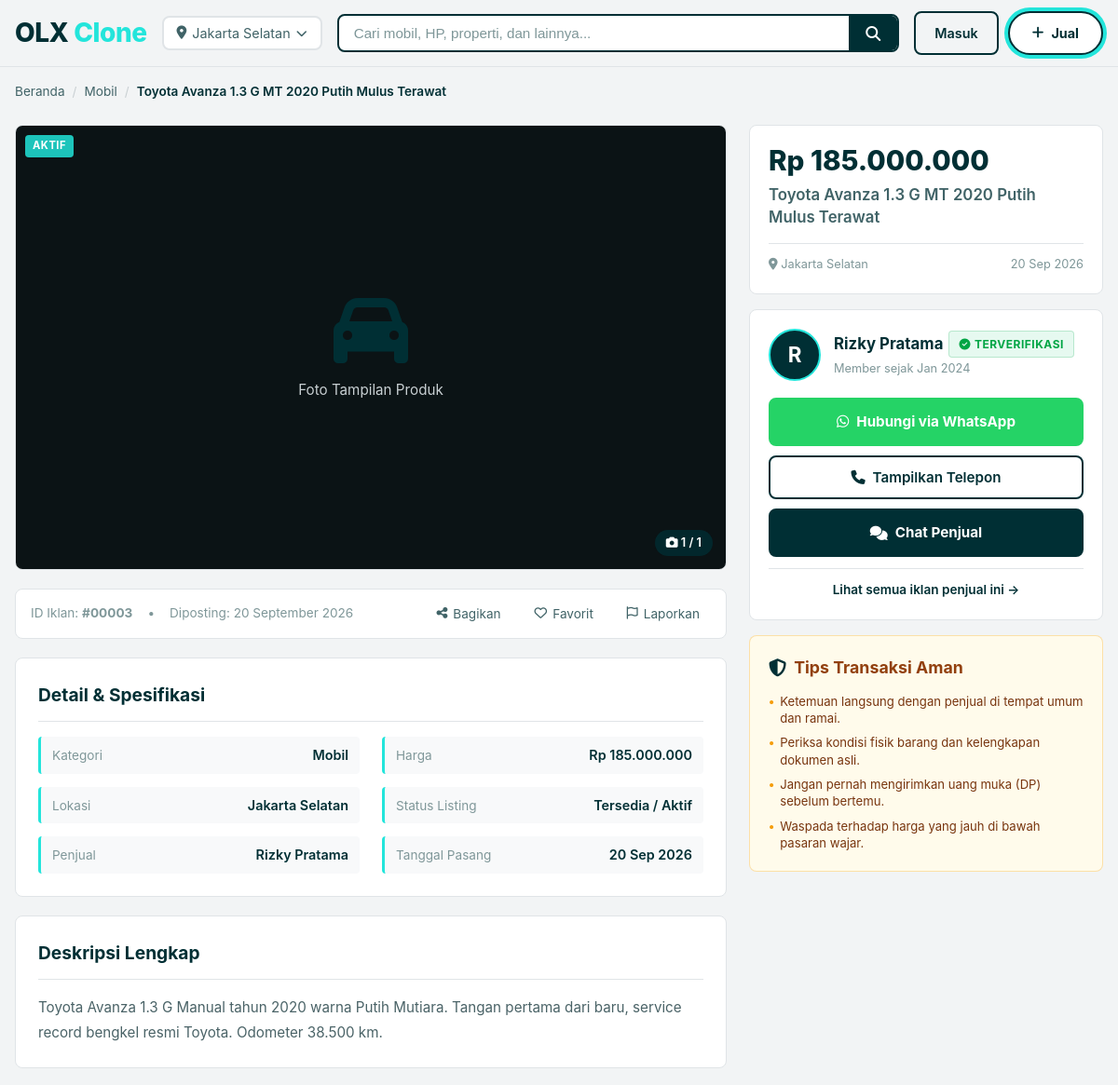
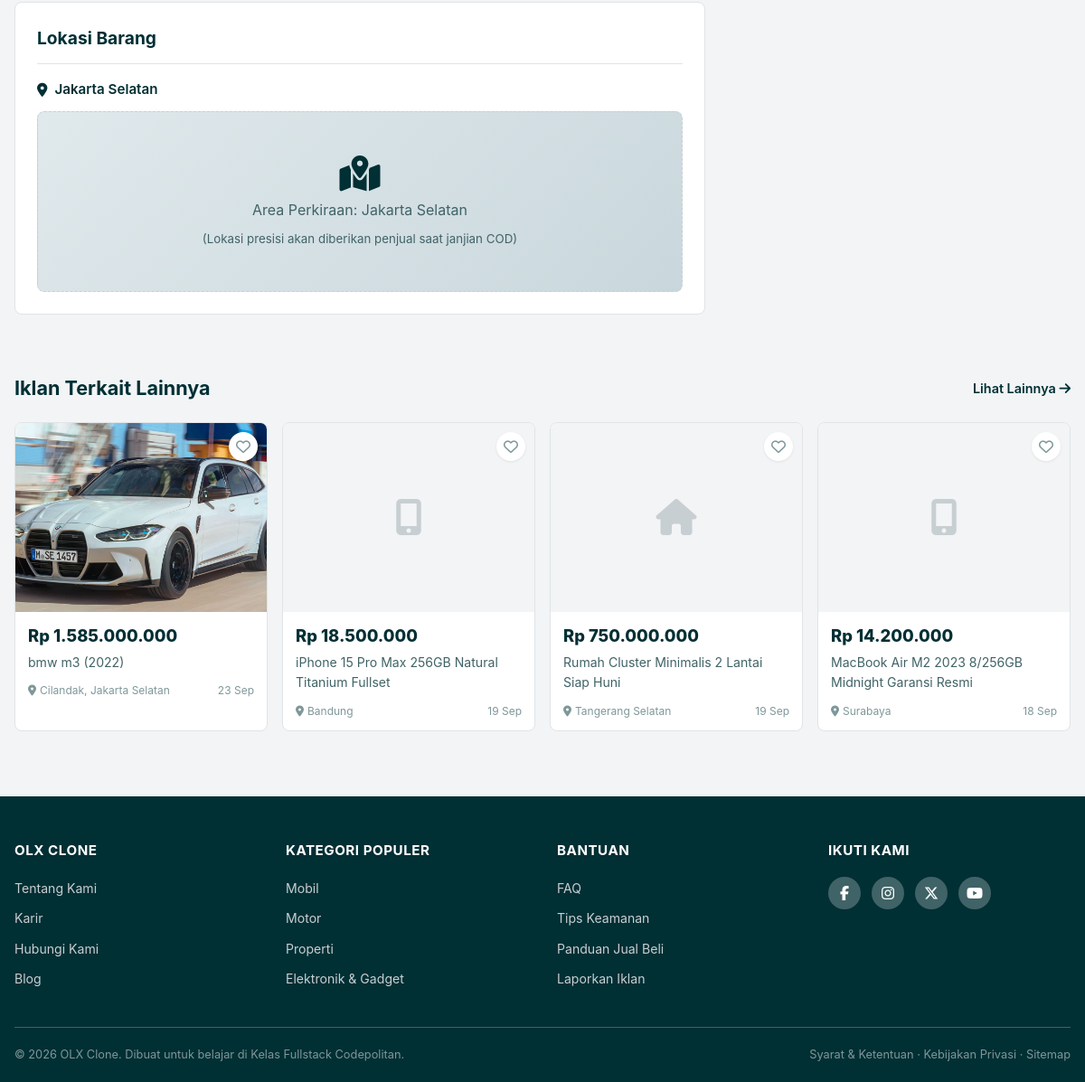
Screenshot of /detail.php?id=3 with the database file from the repository (2 pictures, top to bottom).
### tables this page shows
CREATE TABLE `ads` (
    `id` int NOT NULL,
    `user_id` int NOT NULL,
    `category_id` int NOT NULL,
    `title` varchar(50) NOT NULL,
    `description` text,
    `price` decimal(15, 2) NOT NULL,
    `location` varchar(100) DEFAULT NULL,
    `created_at` datetime DEFAULT CURRENT_TIMESTAMP
);

CREATE TABLE `categories` (
    `id` int NOT NULL,
    `name` varchar(50) NOT NULL,
    `icon` varchar(100) DEFAULT NULL
);

CREATE TABLE `users` (
    `id` int NOT NULL,
    `name` varchar(100) NOT NULL,
    `email` varchar(100) NOT NULL,
    `whatsapp` varchar(20) DEFAULT NULL,
    `password` varchar(255) NOT NULL,
    `created_at` datetime DEFAULT CURRENT_TIMESTAMP
);

### detail.php (the view, shortened to what the rows shown need)
<?php
    require_once __DIR__ . '/koneksi.php';
    $stmtCat    = $pdo->query("SELECT id, name, icon FROM categories ORDER BY id ASC");
    $categories = $stmtCat->fetchAll();
    $adId = isset($_GET['id']) && is_numeric($_GET['id']) ? (int) $_GET['id'] : 0;
    $ad   = null;
    if ($adId > 0) {
    $stmtAd = $pdo->prepare("
        SELECT a.*, c.name AS category_name, c.icon AS category_icon,
               u.id AS seller_user_id, u.name AS seller_name, u.email AS seller_email,
               u.whatsapp AS seller_whatsapp, u.created_at AS seller_joined
        FROM ads a
        LEFT JOIN categories c ON a.category_id = c.id
        LEFT JOIN users u ON a.user_id = u.id
        WHERE a.id = ?
        LIMIT 1
    ");
    $stmtAd->execute([$adId]);
    $ad = $stmtAd->fetch();
    }
    $stmtRelated = $pdo->prepare("
    SELECT a.*, c.name AS category_name, c.icon AS category_icon,
           (SELECT image_path FROM ad_images WHERE ad_id = a.id ORDER BY id ASC LIMIT 1) AS image_path
    FROM ads a
    LEFT JOIN categories c ON a.category_id = c.id
    WHERE a.id != ?
    ORDER BY (a.category_id = ?) DESC, a.created_at DESC
    LIMIT 4
");
    $stmtRelated->execute([$ad['id'] ?? 0, $ad['category_id'] ?? 0]);
    $relatedAds = $stmtRelated->fetchAll();
    $priceFormatted = "Rp " . number_format($ad['price'] ?? 0, 0, ',', '.');
?>
<!DOCTYPE html>
<html lang="id">
<head>
  <link rel="stylesheet" href="https://cdnjs.cloudflare.com/ajax/libs/font-awesome/6.5.1/css/all.min.css">
  <link rel="stylesheet" href="assets/css/style.css">
</head>
<body>
  <header class="site-header" role="banner">
    <div class="container">
      <div class="header-top">
        <div class="location-dropdown-wrapper">
          <button class="location-selector" aria-label="Pilih lokasi" type="button" aria-haspopup="true" aria-expanded="false">
            <i class="fa-solid fa-location-dot"></i>
            <span><?php echo htmlspecialchars($ad['location'] ?? 'Indonesia', ENT_QUOTES, 'UTF-8'); ?></span>
            <i class="fa-solid fa-chevron-down" style="font-size: 0.75rem;"></i>
          </button>
        </div>
      </div>
    </div>
  </header>
  <div class="container">
    <nav class="breadcrumb-nav" aria-label="Breadcrumb">
      <ol class="breadcrumb">
        <li><a href="index.php">Beranda</a></li>
        <li><a href="index.php?c=<?php echo (int) ($ad['category_id'] ?? 1); ?>"><?php echo htmlspecialchars($ad['category_name'] ?? 'Kategori', ENT_QUOTES, 'UTF-8'); ?></a></li>
        <li aria-current="page"><?php echo htmlspecialchars($ad['title'] ?? 'Detail Iklan', ENT_QUOTES, 'UTF-8'); ?></li>
      </ol>
    </nav>
  </div>
  <main id="main-content" class="container" role="main">
    <div class="detail-layout">
      <article class="detail-content">
        <div class="detail-toolbar">
          <div class="detail-toolbar-left">
            <span>ID Iklan: <strong>#<?php echo str_pad((string) ($ad['id'] ?? 0), 5, '0', STR_PAD_LEFT); ?></strong></span>
            <span>&bull;</span>
            <time datetime="<?php echo substr($ad['created_at'] ?? '2026-09-20', 0, 10); ?>">Diposting: <?php echo date('d F Y', strtotime($ad['created_at'] ?? 'now')); ?></time>
          </div>
        </div>
        <section class="detail-box" aria-labelledby="heading-specs">
          <h2 id="heading-specs" class="detail-box-title">Detail & Spesifikasi</h2>
          <dl class="specs-grid">
            <div class="spec-item">
              <dd><a href="index.php?c=<?php echo (int) ($ad['category_id'] ?? 1); ?>"><?php echo htmlspecialchars($ad['category_name'] ?? 'Umum', ENT_QUOTES, 'UTF-8'); ?></a></dd>
            </div>
            <div class="spec-item">
              <dt>Harga</dt>
              <dd><?php echo $priceFormatted; ?></dd>
            </div>
            <div class="spec-item">
              <dt>Lokasi</dt>
              <dd><?php echo htmlspecialchars($ad['location'] ?? 'Indonesia', ENT_QUOTES, 'UTF-8'); ?></dd>
            </div>
            <div class="spec-item">
              <dt>Penjual</dt>
              <dd><?php echo htmlspecialchars($ad['seller_name'] ?? 'Penjual Terpercaya', ENT_QUOTES, 'UTF-8'); ?></dd>
            </div>
            <div class="spec-item">
              <dt>Tanggal Pasang</dt>
              <dd><?php echo date('d M Y', strtotime($ad['created_at'] ?? 'now')); ?></dd>
            </div>
          </dl>
        </section>
        <section class="detail-box" aria-labelledby="heading-desc">
          <h2 id="heading-desc" class="detail-box-title">Deskripsi Lengkap</h2>
          <div class="description-body">
            <?php echo nl2br(htmlspecialchars($ad['description'] ?? '', ENT_QUOTES, 'UTF-8')); ?>
          </div>
        </section>
        <section class="detail-box" aria-labelledby="heading-loc">
          <h2 id="heading-loc" class="detail-box-title">Lokasi Barang</h2>
          <div class="location-box">
            <p class="location-info">
              <i class="fa-solid fa-location-dot"></i> <span><?php echo htmlspecialchars($ad['location'] ?? 'Indonesia', ENT_QUOTES, 'UTF-8'); ?></span>
            </p>
            <div class="map-placeholder" aria-label="Peta lokasi perkiraan">
              <i class="fa-solid fa-map-location-dot" style="font-size: 2.5rem; color: var(--primary);"></i>
              <p>Area Perkiraan: <?php echo htmlspecialchars($ad['location'] ?? 'Indonesia', ENT_QUOTES, 'UTF-8'); ?></p>
              <small>(Lokasi presisi akan diberikan penjual saat janjian COD)</small>
            </div>
          </div>
        </section>
      </article>
      <aside class="detail-sidebar" aria-label="Ringkasan Iklan dan Kontak Penjual">
        <div class="sidebar-card sidebar-price-card">
          <p class="price-amount"><?php echo $priceFormatted; ?></p>
          <h1 class="ad-title"><?php echo htmlspecialchars($ad['title'] ?? 'Iklan', ENT_QUOTES, 'UTF-8'); ?></h1>
          <div class="ad-meta-info">
            <span><i class="fa-solid fa-location-dot"></i> <?php echo htmlspecialchars($ad['location'] ?? 'Indonesia', ENT_QUOTES, 'UTF-8'); ?></span>
            <time datetime="<?php echo substr($ad['created_at'] ?? '2026-09-20', 0, 10); ?>"><?php echo date('d M Y', strtotime($ad['created_at'] ?? 'now')); ?></time>
          </div>
        </div>
        <div class="sidebar-card seller-card">
          <div class="seller-profile">
            <div class="seller-avatar" aria-hidden="true">
              <?php echo strtoupper(substr($ad['seller_name'] ?? 'P', 0, 1)); ?>
            </div>
            <div class="seller-info">
              <h3 class="seller-name">
                <?php echo htmlspecialchars($ad['seller_name'] ?? 'Penjual Terpercaya', ENT_QUOTES, 'UTF-8'); ?>
                <span class="badge badge-verified" title="Identitas terverifikasi">
                </span>
              </h3>
              <p class="seller-member-since">Member sejak <?php echo ! empty($ad['seller_joined']) ? date('M Y', strtotime($ad['seller_joined'])) : '2024'; ?></p>
            </div>
          </div>
        </div>
      </aside>
    </div>
    <?php if (! empty($relatedAds)): ?>
      <section class="section" aria-labelledby="heading-related">
        <div class="section-header">
          <h2 id="heading-related">Iklan Terkait Lainnya</h2>
        </div>
        <div class="ad-grid">
          <?php foreach ($relatedAds as $relAd): ?>
            <article class="ad-card">
              <a href="detail.php?id=<?php echo (int) $relAd['id']; ?>" aria-label="<?php echo htmlspecialchars($relAd['title'], ENT_QUOTES, 'UTF-8'); ?> - Rp <?php echo number_format($relAd['price'], 0, ',', '.'); ?>">
                <div class="ad-card-image">
                  <?php if (! empty($relAd['image_path']) && file_exists(__DIR__ . '/' . $relAd['image_path'])): ?>
                    <img src="<?php echo htmlspecialchars($relAd['image_path'], ENT_QUOTES, 'UTF-8'); ?>" alt="<?php echo htmlspecialchars($relAd['title'], ENT_QUOTES, 'UTF-8'); ?>" loading="lazy">
                  <?php else: ?>
                    <div class="img-placeholder" aria-hidden="true">
                      <i class="<?php echo ! empty($relAd['category_icon']) ? htmlspecialchars($relAd['category_icon'], ENT_QUOTES, 'UTF-8') : 'fa-solid fa-box-open'; ?>"></i>
                    </div>
                  <?php endif; ?>
                  <button class="ad-card-wishlist" aria-label="Simpan ke wishlist" type="button">
                    <i class="fa-regular fa-heart"></i>
                  </button>
                </div>
                <div class="ad-card-body">
                  <p class="ad-card-price">Rp <?php echo number_format($relAd['price'], 0, ',', '.'); ?></p>
                  <h3 class="ad-card-title"><?php echo htmlspecialchars($relAd['title'], ENT_QUOTES, 'UTF-8'); ?></h3>
                  <div class="ad-card-meta">
                    <span class="ad-card-location"><i class="fa-solid fa-location-dot"></i> <?php echo htmlspecialchars($relAd['location'], ENT_QUOTES, 'UTF-8'); ?></span>
                    <time datetime="<?php echo substr($relAd['created_at'], 0, 10); ?>"><?php echo date('d M', strtotime($relAd['created_at'])); ?></time>
                  </div>
                </div>
              </a>
            </article>
          <?php endforeach; ?>
        </div>
      </section>
    <?php endif; ?>
  </main>
  <footer class="site-footer" role="contentinfo">
    <div class="container">
      <div class="footer-grid">
        <div class="footer-col">
          <ul>
            <?php foreach (array_slice($categories, 0, 4) as $popularCat): ?>
              <li>
                <a href="index.php?c=<?php echo (int) $popularCat['id']; ?>">
                  <?php echo htmlspecialchars($popularCat['name'], ENT_QUOTES, 'UTF-8'); ?>
                </a>
              </li>
            <?php endforeach; ?>
          </ul>
        </div>
      </div>
    </div>
  </footer>
</body>
</html>

### rows the page displays
ads: location "Jakarta Selatan", category.name "Mobil", title "Toyota Avanza 1.3 G MT 2020 Putih Mulus Terawat", id "00003", created_at "20 September 2026", price "Rp 185.000.000", user.name "Rizky Pratama", created_at "20 Sep 2026", description "Toyota Avanza 1.3 G Manual tahun 2020 warna Putih Mutiara. Tangan pertama dari baru, service record bengkel resmi Toyota. Odometer 38.500 km.", user.name "R", user.created_at "Jan 2024"
ads: price "1.585.000.000", title "bmw m3 (2022)", location "Cilandak, Jakarta Selatan", created_at "23 Sep"
ads: price "18.500.000", title "iPhone 15 Pro Max 256GB Natural Titanium Fullset", location "Bandung", created_at "19 Sep"
ads: price "750.000.000", title "Rumah Cluster Minimalis 2 Lantai Siap Huni", location "Tangerang Selatan", created_at "19 Sep"
ads: price "14.200.000", title "MacBook Air M2 2023 8/256GB Midnight Garansi Resmi", location "Surabaya", created_at "18 Sep"
categories: name "Mobil"
categories: name "Motor"
categories: name "Properti"
categories: name "Elektronik & Gadget"

### other values shown
max(1, count($adImages)) "1"
